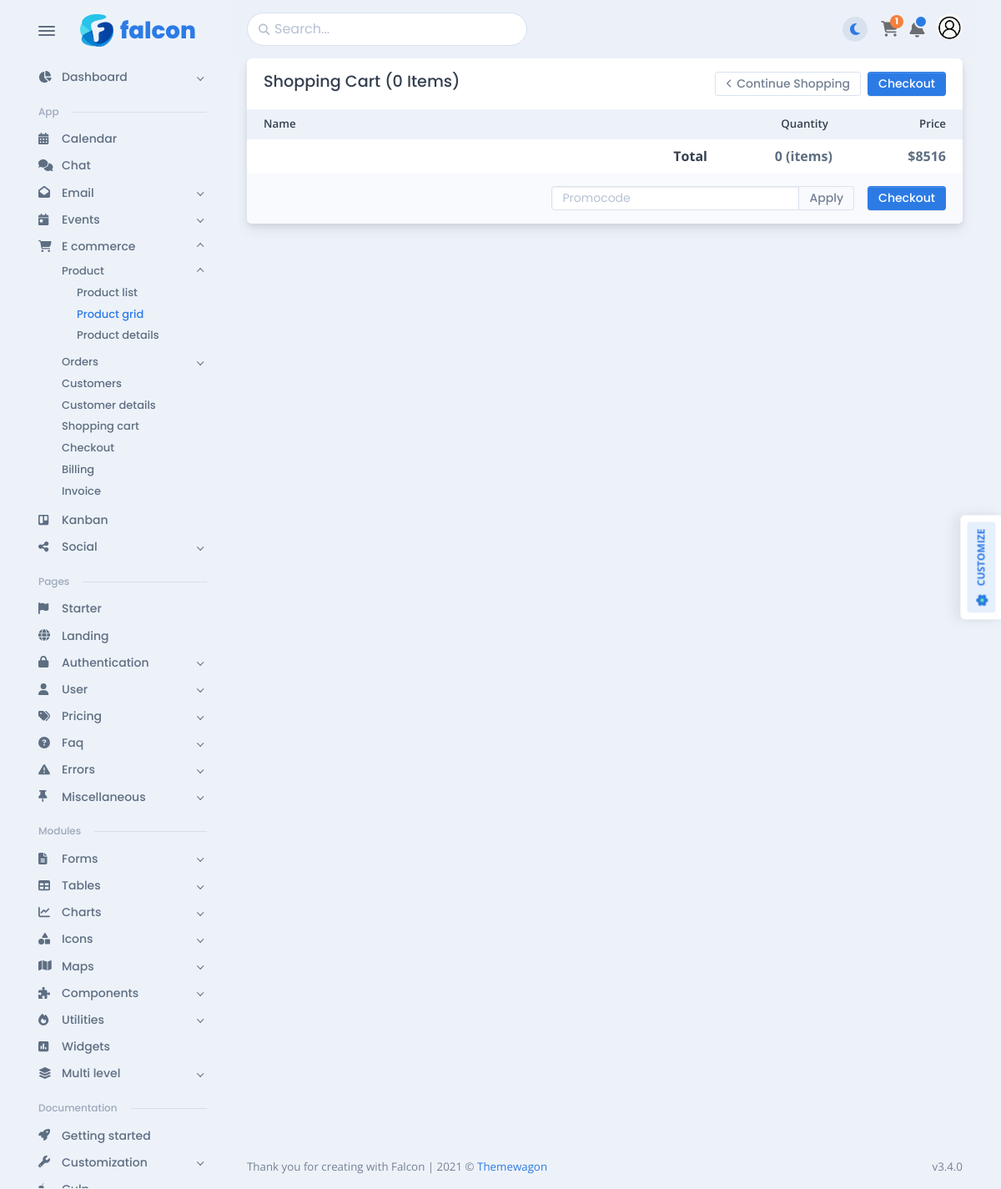
Page /wishlist/ (signed in) on the earlier database version.
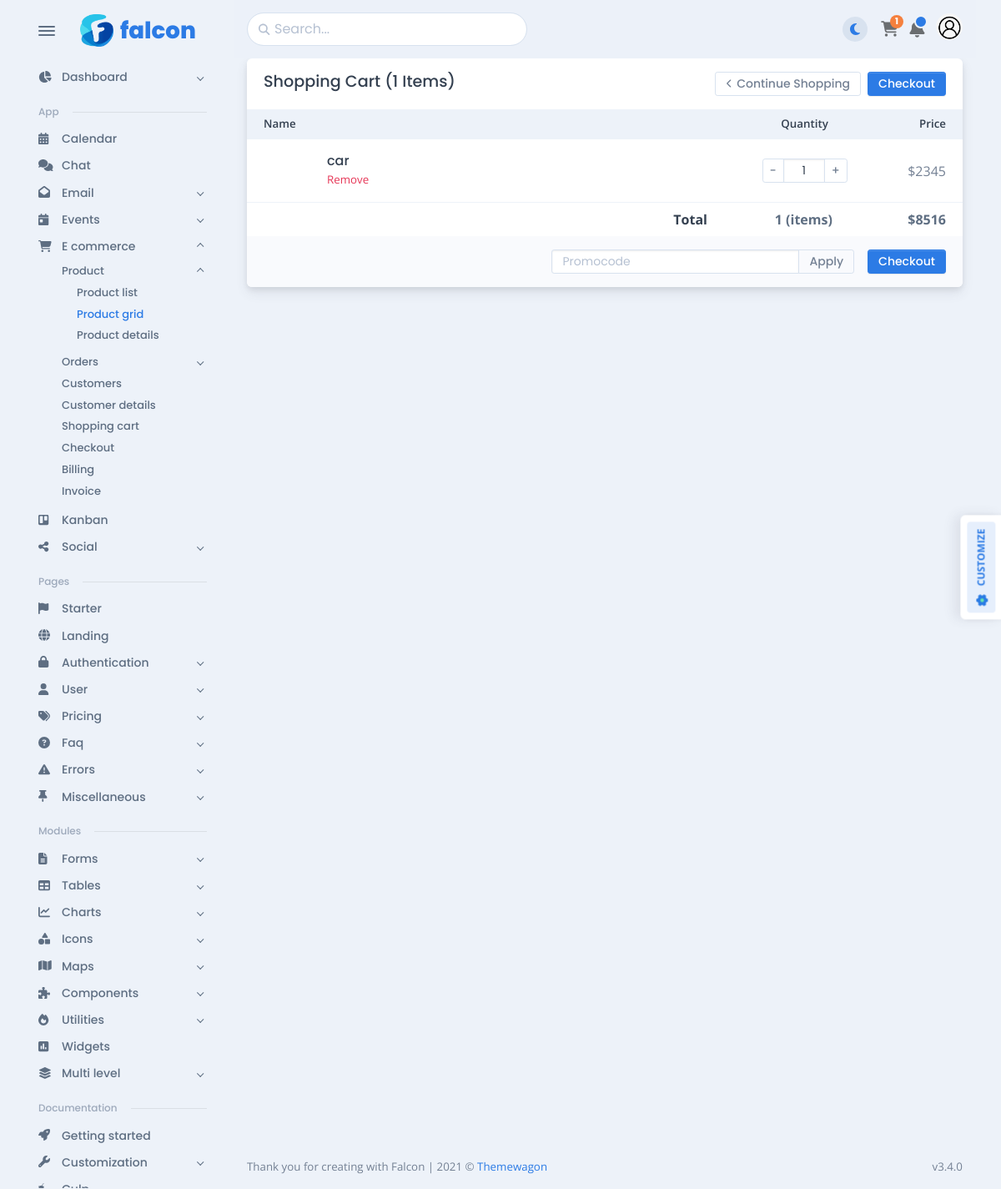
Same page on the later database version.
### apps/models.py (models this page shows, shortened)
class WishList(models.Model):
    user = models.ForeignKey(User, on_delete=models.CASCADE)
    product = models.ForeignKey(Product, on_delete=models.CASCADE)

class BaseModel(models.Model):
    created_at = models.DateTimeField(auto_now_add=True)
    updated_at = models.DateTimeField(auto_now=True)
    class Meta:
        abstract = True

class Product(BaseModel):
    name = models.CharField(max_length=100)
    description = models.TextField()
    price = models.IntegerField()
    specifications = models.JSONField(default=dict)
    category = models.ForeignKey(Category, on_delete=models.CASCADE)
    quantity = models.IntegerField(default=0)

### apps/views.py (the view)
# urls.py: path('wishlist/', WishlistTemplateView.as_view(), name='wishlist'),
class WishlistTemplateView(LoginRequiredMixin, ListView):
    template_name = 'product/shopping-cart.html'
    model = WishList
    context_object_name = 'products'
    login_url = '/'
    def get_queryset(self):
        qs = super().get_queryset().filter(user=self.request.user)
        return qs

### templates/product/shopping-cart.html
{% extends 'base.html' %}
{% load static %}
{% block main %}
<div class="card">
            <div class="card-header">
              <div class="row justify-content-between">
                <div class="col-md-auto">
                  <h5 class="mb-3 mb-md-0">Shopping Cart ({{ products.count }} Items)</h5>
                </div>
                <div class="col-md-auto"><a class="btn btn-sm btn-outline-secondary border-300 me-2" href="{% url 'products' %}"> <span class="fas fa-chevron-left me-1" data-fa-transform="shrink-4"></span>Continue Shopping</a><a class="btn btn-sm btn-primary" href="../../app/e-commerce/checkout.html">Checkout</a></div>
              </div>
            </div>
            <div class="card-body p-0">
              <div class="row gx-card mx-0 bg-200 text-900 fs--1 fw-semi-bold">
                <div class="col-9 col-md-8 py-2">Name</div>
                <div class="col-3 col-md-4">
                  <div class="row">
                    <div class="col-md-8 py-2 d-none d-md-block text-center">Quantity</div>
                    <div class="col-12 col-md-4 text-end py-2">Price</div>
                  </div>
                </div>
              </div>
              {% for product in products %}
              <div class="row gx-card mx-0 align-items-center border-bottom border-200">
                <div class="col-8 py-3">
                  <div class="d-flex align-items-center"><a href="{% url 'product' product.product.pk %}"><img class="img-fluid rounded-1 me-3 d-none d-md-block" src="{{ product.product.images.first.image.url }}" alt="" width="60" /></a>
                    <div class="flex-1">
                      <h5 class="fs-0"><a class="text-900" href="{% url 'product' product.product.pk %}">{{ product.product.name }}</a></h5>
                      <div class="fs--2 fs-md--1"><a class="text-danger" href="{% url 'like' product.pk %}">Remove</a></div>
                    </div>
                  </div>
                </div>
                <div class="col-4 py-3">
                  <div class="row align-items-center">
                    <div class="col-md-8 d-flex justify-content-end justify-content-md-center order-1 order-md-0">
                      <div>
                        <div class="input-group input-group-sm flex-nowrap" data-quantity="data-quantity">
                          <button class="btn btn-sm btn-outline-secondary border-300 px-2" data-type="minus">-</button>
                          <input class="form-control text-center px-2 input-spin-none" type="number" min="1" value="1" aria-label="Amount (to the nearest dollar)" style="width: 50px" />
                          <button class="btn btn-sm btn-outline-secondary border-300 px-2" data-type="plus">+</button>
                        </div>
                      </div>
                    </div>
                    <div class="col-md-4 text-end ps-0 order-0 order-md-1 mb-2 mb-md-0 text-600">${{ product.product.price }}</div>
                  </div>
                </div>
              </div>
              {% endfor %}
              <div class="row fw-bold gx-card mx-0">
                <div class="col-9 col-md-8 py-2 text-end text-900">Total</div>
                <div class="col px-0">
                  <div class="row gx-card mx-0">
                    <div class="col-md-8 py-2 d-none d-md-block text-center">{{ products.count }} (items)</div>
                    <div class="col-12 col-md-4 text-end py-2">$8516</div>
                  </div>
                </div>
              </div>
            </div>
            <div class="card-footer bg-light d-flex justify-content-end">
              <form class="me-3">
                <div class="input-group input-group-sm">
                  <input class="form-control" type="text" placeholder="Promocode" />
                  <button class="btn btn-outline-secondary border-300 btn-sm" type="submit">Apply</button>
                </div>
              </form><a class="btn btn-sm btn-primary" href="../../app/e-commerce/checkout.html">Checkout</a>
            </div>
          </div>
{% endblock main %}

Differences in the rows shown:
added WishList: product.name "car", product.price "2345"
Other differences:
{{ products.count }}: "0" → "1"
